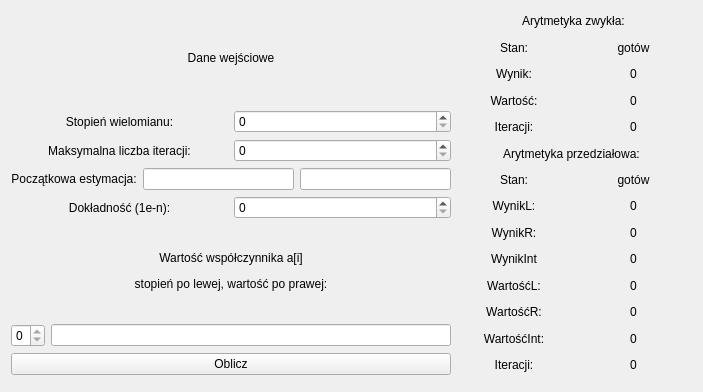
<?xml version="1.0" encoding="UTF-8"?>
<ui version="4.0">
 <class>Okno</class>
 <widget class="QMainWindow" name="Okno">
  <property name="geometry">
   <rect>
    <x>0</x>
    <y>0</y>
    <width>703</width>
    <height>392</height>
   </rect>
  </property>
  <property name="windowTitle">
   <string>Okno</string>
  </property>
  <widget class="QWidget" name="centralWidget">
   <property name="sizePolicy">
    <sizepolicy hsizetype="Maximum" vsizetype="Maximum">
     <horstretch>0</horstretch>
     <verstretch>0</verstretch>
    </sizepolicy>
   </property>
   <property name="autoFillBackground">
    <bool>false</bool>
   </property>
   <widget class="QWidget" name="horizontalLayoutWidget">
    <property name="geometry">
     <rect>
      <x>0</x>
      <y>0</y>
      <width>701</width>
      <height>386</height>
     </rect>
    </property>
    <layout class="QHBoxLayout" name="horizontalLayout_4">
     <property name="sizeConstraint">
      <enum>QLayout::SetMaximumSize</enum>
     </property>
     <item>
      <layout class="QVBoxLayout" name="verticalLayout_4">
       <item>
        <widget class="QLabel" name="label_3">
         <property name="text">
          <string>Dane wejściowe</string>
         </property>
         <property name="alignment">
          <set>Qt::AlignCenter</set>
         </property>
        </widget>
       </item>
       <item>
        <layout class="QHBoxLayout" name="horizontalLayout_7">
         <item>
          <widget class="QLabel" name="label">
           <property name="text">
            <string>Stopień wielomianu:</string>
           </property>
           <property name="alignment">
            <set>Qt::AlignCenter</set>
           </property>
          </widget>
         </item>
         <item>
          <widget class="QSpinBox" name="spinBoxN"/>
         </item>
        </layout>
       </item>
       <item>
        <layout class="QHBoxLayout" name="horizontalLayout_6">
         <item>
          <widget class="QLabel" name="label_2">
           <property name="text">
            <string>Maksymalna liczba iteracji:</string>
           </property>
           <property name="alignment">
            <set>Qt::AlignCenter</set>
           </property>
          </widget>
         </item>
         <item>
          <widget class="QSpinBox" name="spinBoxMit"/>
         </item>
        </layout>
       </item>
       <item>
        <layout class="QHBoxLayout" name="horizontalLayout">
         <item>
          <widget class="QLabel" name="label_7">
           <property name="text">
            <string>Początkowa estymacja:</string>
           </property>
           <property name="alignment">
            <set>Qt::AlignCenter</set>
           </property>
          </widget>
         </item>
         <item>
          <widget class="QLineEdit" name="lineEditX"/>
         </item>
         <item>
          <widget class="QLineEdit" name="lineEditXR"/>
         </item>
        </layout>
       </item>
       <item>
        <layout class="QHBoxLayout" name="horizontalLayout_10">
         <item>
          <widget class="QLabel" name="label_4">
           <property name="text">
            <string>Dokładność (1e-n):</string>
           </property>
           <property name="alignment">
            <set>Qt::AlignCenter</set>
           </property>
          </widget>
         </item>
         <item>
          <widget class="QSpinBox" name="spinBoxEpsilon"/>
         </item>
        </layout>
       </item>
       <item>
        <widget class="QLabel" name="label_5">
         <property name="text">
          <string>&lt;html&gt;&lt;head/&gt;&lt;body&gt;&lt;p&gt;Wartość współczynnika a[i]&lt;/p&gt;&lt;p&gt;stopień po lewej, wartość po prawej:&lt;/p&gt;&lt;/body&gt;&lt;/html&gt;</string>
         </property>
         <property name="alignment">
          <set>Qt::AlignCenter</set>
         </property>
        </widget>
       </item>
       <item>
        <layout class="QHBoxLayout" name="horizontalLayout_8">
         <item>
          <widget class="QSpinBox" name="spinBoxASelect">
           <property name="maximum">
            <number>0</number>
           </property>
          </widget>
         </item>
         <item>
          <widget class="QLineEdit" name="lineEditAValue"/>
         </item>
        </layout>
       </item>
       <item>
        <widget class="QPushButton" name="buttonSubmit">
         <property name="text">
          <string>Oblicz</string>
         </property>
        </widget>
       </item>
      </layout>
     </item>
     <item>
      <layout class="QVBoxLayout" name="verticalLayout_3">
       <item>
        <widget class="QLabel" name="label_6">
         <property name="text">
          <string>Arytmetyka zwykła:</string>
         </property>
         <property name="alignment">
          <set>Qt::AlignCenter</set>
         </property>
        </widget>
       </item>
       <item>
        <layout class="QHBoxLayout" name="horizontalLayout_14">
         <item>
          <widget class="QLabel" name="label_8">
           <property name="text">
            <string>Stan:</string>
           </property>
           <property name="alignment">
            <set>Qt::AlignCenter</set>
           </property>
          </widget>
         </item>
         <item>
          <widget class="QLabel" name="labelStatus">
           <property name="text">
            <string>gotów</string>
           </property>
           <property name="alignment">
            <set>Qt::AlignCenter</set>
           </property>
          </widget>
         </item>
        </layout>
       </item>
       <item>
        <layout class="QHBoxLayout" name="horizontalLayout_11">
         <item>
          <widget class="QLabel" name="label_11">
           <property name="text">
            <string>Wynik:</string>
           </property>
           <property name="alignment">
            <set>Qt::AlignCenter</set>
           </property>
          </widget>
         </item>
         <item>
          <widget class="QLabel" name="labelValNormal">
           <property name="text">
            <string>0</string>
           </property>
           <property name="alignment">
            <set>Qt::AlignCenter</set>
           </property>
          </widget>
         </item>
        </layout>
       </item>
       <item>
        <layout class="QHBoxLayout" name="horizontalLayout_12">
         <item>
          <widget class="QLabel" name="label_13">
           <property name="text">
            <string>Wartość:</string>
           </property>
           <property name="alignment">
            <set>Qt::AlignCenter</set>
           </property>
          </widget>
         </item>
         <item>
          <widget class="QLabel" name="labelWNormal">
           <property name="text">
            <string>0</string>
           </property>
           <property name="alignment">
            <set>Qt::AlignCenter</set>
           </property>
          </widget>
         </item>
        </layout>
       </item>
       <item>
        <layout class="QHBoxLayout" name="horizontalLayout_13">
         <item>
          <widget class="QLabel" name="label_15">
           <property name="text">
            <string>Iteracji:</string>
           </property>
           <property name="alignment">
            <set>Qt::AlignCenter</set>
           </property>
          </widget>
         </item>
         <item>
          <widget class="QLabel" name="labelIterNormal">
           <property name="text">
            <string>0</string>
           </property>
           <property name="alignment">
            <set>Qt::AlignCenter</set>
           </property>
          </widget>
         </item>
        </layout>
       </item>
       <item>
        <widget class="QLabel" name="label_10">
         <property name="text">
          <string>              Arytmetyka przedziałowa:               </string>
         </property>
         <property name="alignment">
          <set>Qt::AlignCenter</set>
         </property>
        </widget>
       </item>
       <item>
        <layout class="QHBoxLayout" name="horizontalLayout_9">
         <item>
          <widget class="QLabel" name="label_14">
           <property name="text">
            <string>Stan:</string>
           </property>
           <property name="alignment">
            <set>Qt::AlignCenter</set>
           </property>
          </widget>
         </item>
         <item>
          <widget class="QLabel" name="labelIntervalStatus">
           <property name="text">
            <string>gotów</string>
           </property>
           <property name="alignment">
            <set>Qt::AlignCenter</set>
           </property>
          </widget>
         </item>
        </layout>
       </item>
       <item>
        <layout class="QHBoxLayout" name="horizontalLayout_5">
         <item>
          <widget class="QLabel" name="label_17">
           <property name="text">
            <string>WynikL:</string>
           </property>
           <property name="alignment">
            <set>Qt::AlignCenter</set>
           </property>
          </widget>
         </item>
         <item>
          <widget class="QLabel" name="labelValIntervalL">
           <property name="text">
            <string>0</string>
           </property>
           <property name="alignment">
            <set>Qt::AlignCenter</set>
           </property>
          </widget>
         </item>
        </layout>
       </item>
       <item>
        <layout class="QHBoxLayout" name="horizontalLayout_2">
         <item>
          <widget class="QLabel" name="label_12">
           <property name="text">
            <string>WynikR:</string>
           </property>
           <property name="alignment">
            <set>Qt::AlignCenter</set>
           </property>
          </widget>
         </item>
         <item>
          <widget class="QLabel" name="labelValIntervalR">
           <property name="text">
            <string>0</string>
           </property>
           <property name="alignment">
            <set>Qt::AlignCenter</set>
           </property>
          </widget>
         </item>
        </layout>
       </item>
       <item>
        <layout class="QHBoxLayout" name="horizontalLayout_15">
         <item>
          <widget class="QLabel" name="label_18">
           <property name="text">
            <string>WynikInt</string>
           </property>
           <property name="alignment">
            <set>Qt::AlignCenter</set>
           </property>
          </widget>
         </item>
         <item>
          <widget class="QLabel" name="labelValIntervalWidth">
           <property name="text">
            <string>0</string>
           </property>
           <property name="alignment">
            <set>Qt::AlignCenter</set>
           </property>
          </widget>
         </item>
        </layout>
       </item>
       <item>
        <layout class="QHBoxLayout" name="horizontalLayout_17">
         <item>
          <widget class="QLabel" name="label_19">
           <property name="text">
            <string>WartośćL:</string>
           </property>
           <property name="alignment">
            <set>Qt::AlignCenter</set>
           </property>
          </widget>
         </item>
         <item>
          <widget class="QLabel" name="labelWIntervalL">
           <property name="text">
            <string>0</string>
           </property>
           <property name="alignment">
            <set>Qt::AlignCenter</set>
           </property>
          </widget>
         </item>
        </layout>
       </item>
       <item>
        <layout class="QHBoxLayout" name="horizontalLayout_3">
         <item>
          <widget class="QLabel" name="label_16">
           <property name="text">
            <string>WartośćR:</string>
           </property>
           <property name="alignment">
            <set>Qt::AlignCenter</set>
           </property>
          </widget>
         </item>
         <item>
          <widget class="QLabel" name="labelWIntervalR">
           <property name="text">
            <string>0</string>
           </property>
           <property name="alignment">
            <set>Qt::AlignCenter</set>
           </property>
          </widget>
         </item>
        </layout>
       </item>
       <item>
        <layout class="QHBoxLayout" name="horizontalLayout_18">
         <item>
          <widget class="QLabel" name="label_22">
           <property name="text">
            <string>WartośćInt:</string>
           </property>
           <property name="alignment">
            <set>Qt::AlignCenter</set>
           </property>
          </widget>
         </item>
         <item>
          <widget class="QLabel" name="labelWIntervalWidth">
           <property name="text">
            <string>0</string>
           </property>
           <property name="alignment">
            <set>Qt::AlignCenter</set>
           </property>
          </widget>
         </item>
        </layout>
       </item>
       <item>
        <layout class="QHBoxLayout" name="horizontalLayout_16">
         <item>
          <widget class="QLabel" name="label_21">
           <property name="text">
            <string>Iteracji:</string>
           </property>
           <property name="alignment">
            <set>Qt::AlignCenter</set>
           </property>
          </widget>
         </item>
         <item>
          <widget class="QLabel" name="labelIterInterval">
           <property name="text">
            <string>0</string>
           </property>
           <property name="alignment">
            <set>Qt::AlignCenter</set>
           </property>
          </widget>
         </item>
        </layout>
       </item>
      </layout>
     </item>
    </layout>
   </widget>
  </widget>
 </widget>
 <layoutdefault spacing="6" margin="11"/>
 <resources/>
 <connections/>
</ui>
